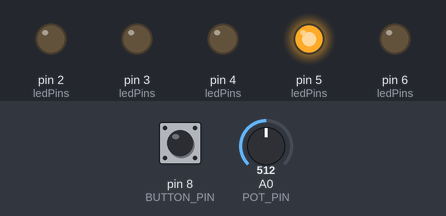
The sketch below on a simulated Arduino Uno, built with avr-gcc and run on an emulated ATmega328P. Shown: output pins drawn as LEDs (lit = HIGH). Dashed ring = blinking. The test bench sets the inputs (shaded band); at power-on: A0 (POT_PIN) = 512, pin 8 (BUTTON_PIN) HIGH. Random numbers use the default seed unless the sketch sets one.

Above: at 1.3 s.
1.4 s: A0 (POT_PIN) set to 900
At 2.38 s:
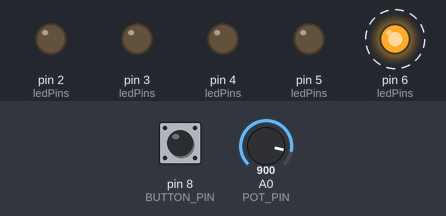
4.5 s: pin 8 (BUTTON_PIN) pulled LOW for 0.65 s
At 4.57 s:
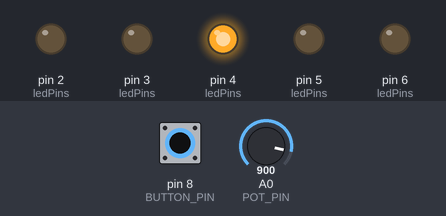
7.6 s: pin 8 (BUTTON_PIN) pulled LOW for 1 s
At 7.7 s:
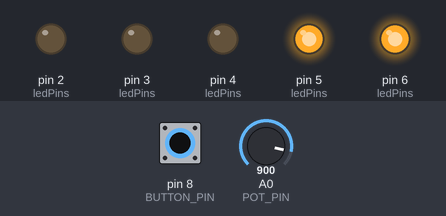
11.6 s: pin 8 (BUTTON_PIN) pulled LOW for 0.65 s
At 12.3 s:
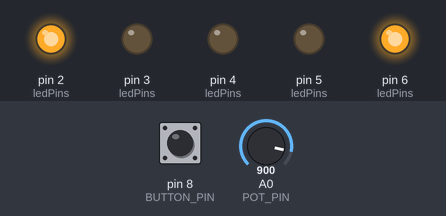
15.4 s: A0 (POT_PIN) set to 1023
18.5 s: pin 8 (BUTTON_PIN) pulled LOW for 3.2 s
Timing chart, 0 to 25.1 s (numbered marks = the images above; inputs shaded):
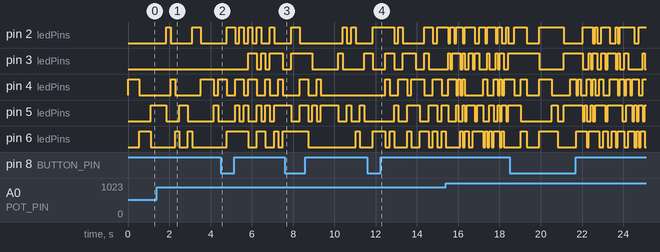

The sketch:

ejercisio4.ino
```cpp
#define BUTTON_PIN 8
#define POT_PIN A0
#define LED_PINS {2, 3, 4, 5, 6}

int ledPins[] = LED_PINS;
int numLeds = 1;

void setup() {
  pinMode(BUTTON_PIN, INPUT_PULLUP);
  pinMode(POT_PIN, INPUT);
  for (int i = 0; i < 5; i++) {
    pinMode(ledPins[i], OUTPUT);
  }
}

void loop() {
  if (digitalRead(BUTTON_PIN) == LOW) {
    numLeds = (numLeds % 5) + 1;
    delay(200); // Debounce
  }

  for (int i = 0; i < 5; i++) {
    digitalWrite(ledPins[i], LOW);
  }

  for (int i = 0; i < numLeds; i++) {
    digitalWrite(ledPins[random(5)], HIGH);
  }

  delay(map(analogRead(POT_PIN), 0, 1023, 1000, 100)); // Ajusta la velocidad de cambio basado en el potenciómetro
}
```
